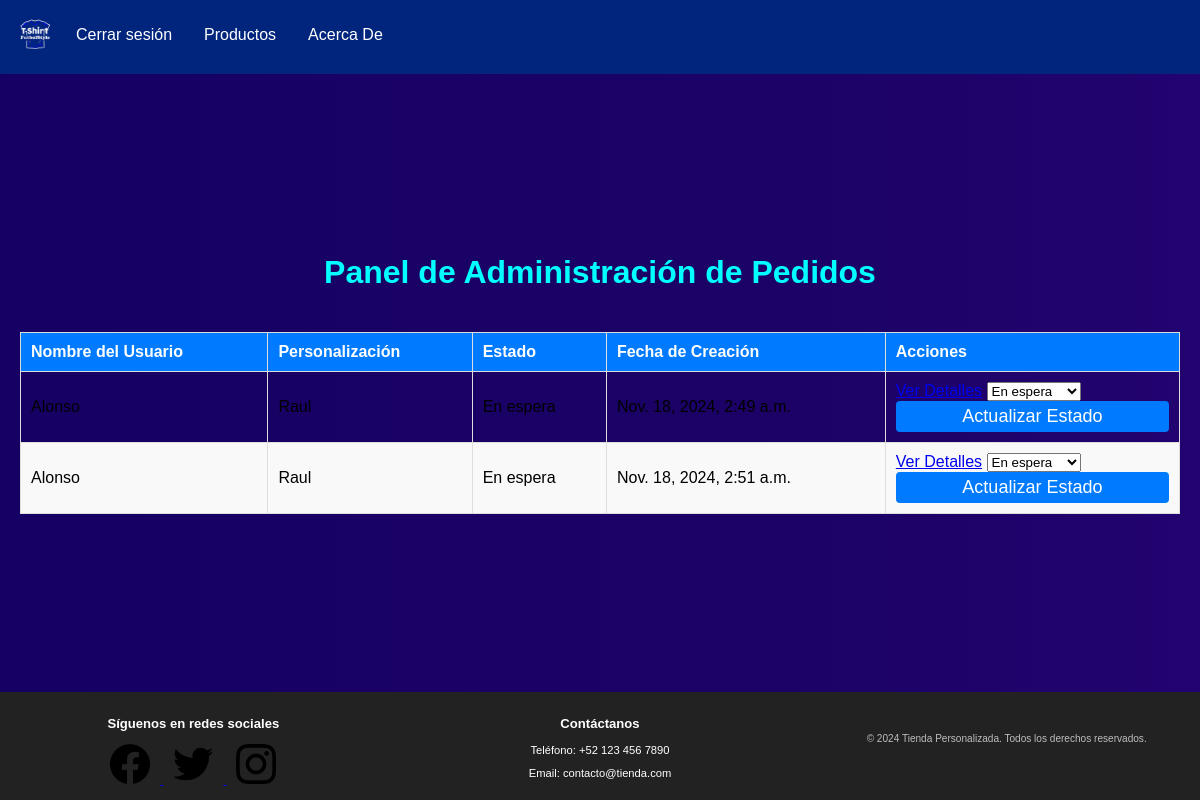
Page /productos/admin/pedidos/ (signed in) on the earlier database version.
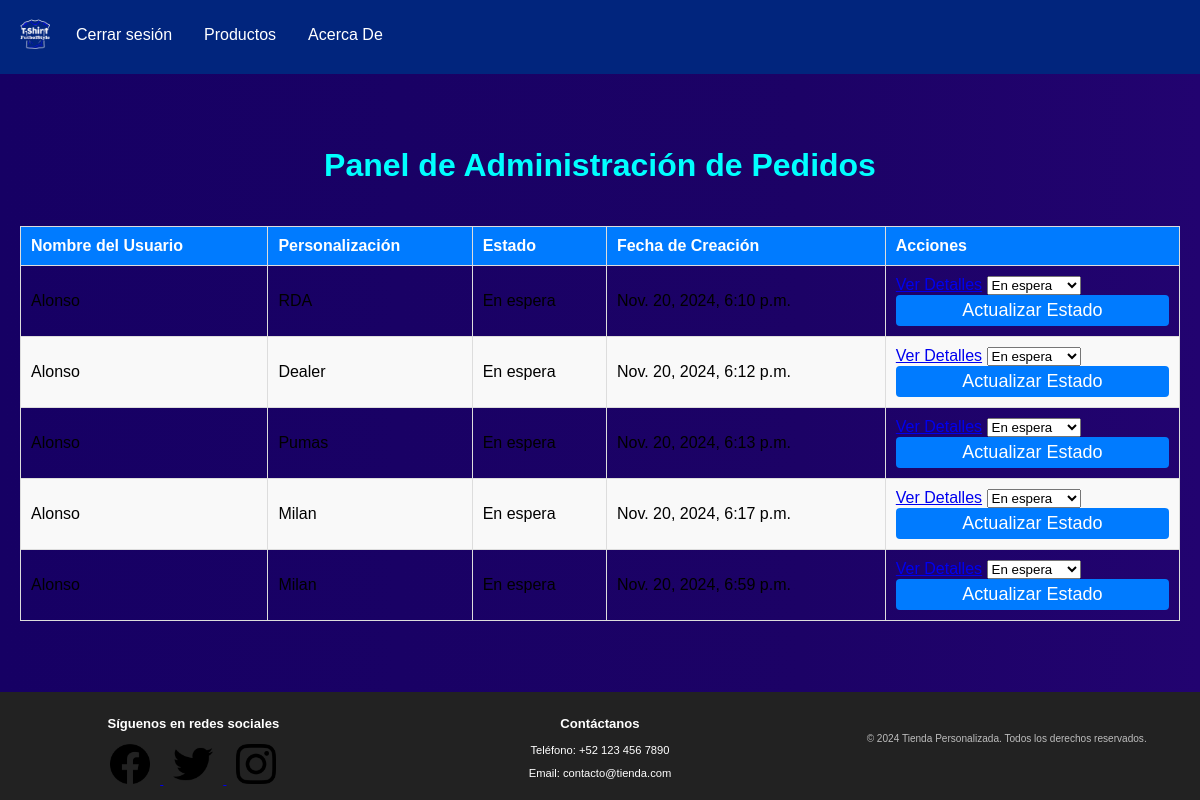
Same page on the later database version.
### productos/models.py (models this page shows, shortened)
class Pedido(models.Model):
    usuario = models.ForeignKey(User, on_delete=models.CASCADE)
    personalizacion = models.ForeignKey(PlayeraPersonalizada, on_delete=models.CASCADE)
    estado = models.CharField(max_length=50, default='En espera')  # Estado del pedido: En espera, Completado, etc.
    fecha_creacion = models.DateTimeField(auto_now_add=True)

class PlayeraPersonalizada(models.Model):
    playera_base = models.ForeignKey(Playera, on_delete=models.CASCADE, related_name="personalizaciones")
    nombre_personalizado = models.CharField(max_length=100)
    numero_personalizado = models.IntegerField()
    color_personalizado = models.CharField(max_length=7, blank=True, null=True)  # Color en formato hexadecimal
    escudo = models.ImageField(upload_to='escudos/', blank=True, null=True)
    fecha_creacion = models.DateTimeField(auto_now_add=True)

### productos/views.py (the view)
# urls.py: path('admin/pedidos/', views.lista_pedidos_admin, name='lista_pedidos_admin'),
@login_required(login_url='usuarios:login')
def lista_pedidos_admin(request):
    pedidos = Pedido.objects.all()  # Obtenemos todos los pedidos
    return render(request, 'productos/lista_pedidos_admin.html', {'pedidos': pedidos})

### productos/templates/productos/lista_pedidos_admin.html (shortened to what this page needs)
{% extends 'base.html' %}
{% block content %}
  <h1 class="titulo-panel" style="color: #00FFFF;">Panel de Administración de Pedidos</h1>
  <table class="tabla-playeras">
    <thead>
      <tr>
        <th>Nombre del Usuario</th>
        <th>Personalización</th>
        <th>Estado</th>
        <th>Fecha de Creación</th>
        <th>Acciones</th>
      </tr>
    </thead>
    <tbody>
      {% for pedido in pedidos %}
        <tr>
          <td>{{ pedido.usuario.username }}</td>
          <td>{{ pedido.personalizacion.nombre_personalizado }}</td>
          <td>{{ pedido.estado }}</td>
          <td>{{ pedido.fecha_creacion }}</td>
          <td>
            <a href="{% url 'productos:detalles_pedido' pedido.id %}" >Ver Detalles</a>
            <form method="POST" action="{% url 'productos:actualizar_estado_pedido' pedido.id %}" style="display:inline;">
              <select name="estado" class="select-estado">
                <option value="En espera" {% if pedido.estado == 'En espera' %}selected{% endif %}>En espera</option>
              </select>
              <button type="submit" class="btn">Actualizar Estado</button>
            </form>
          </td>
        </tr>
      {% endfor %}
    </tbody>
  </table>
{% endblock %}

Differences in the rows shown:
removed Pedido: personalizacion.nombre_personalizado "Raul", estado "En espera", fecha_creacion "Nov. 18, 2024, 2:49 a.m."
removed Pedido: usuario.username "Alonso", personalizacion.nombre_personalizado "Raul", estado "En espera", fecha_creacion "Nov. 18, 2024, 2:51 a.m."
added Pedido: personalizacion.nombre_personalizado "RDA", estado "En espera", fecha_creacion "Nov. 20, 2024, 6:10 p.m."
added Pedido: usuario.username "Alonso", personalizacion.nombre_personalizado "Dealer", estado "En espera", fecha_creacion "Nov. 20, 2024, 6:12 p.m."
added Pedido: personalizacion.nombre_personalizado "Pumas", estado "En espera", fecha_creacion "Nov. 20, 2024, 6:13 p.m."
added Pedido: usuario.username "Alonso", personalizacion.nombre_personalizado "Milan", estado "En espera", fecha_creacion "Nov. 20, 2024, 6:17 p.m."
added Pedido: personalizacion.nombre_personalizado "Milan", estado "En espera", fecha_creacion "Nov. 20, 2024, 6:59 p.m."
